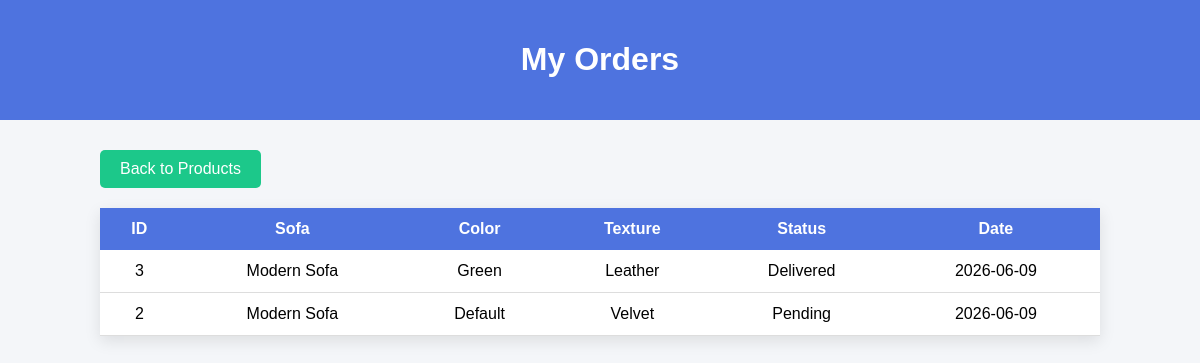
Screenshot of /my_orders.php (signed in) with the database file from the repository.
### tables this page shows
CREATE TABLE `orders` (
  `id` int(11) NOT NULL,
  `user_id` int(11) NOT NULL,
  `product_id` int(11) NOT NULL,
  `color` text NOT NULL,
  `texture` varchar(255) NOT NULL,
  `date` date NOT NULL DEFAULT current_timestamp(),
  `status` varchar(50) NOT NULL DEFAULT 'Pending'
);

CREATE TABLE `products` (
  `id` int(11) NOT NULL,
  `name` text NOT NULL,
  `description` varchar(255) NOT NULL,
  `price` int(50) NOT NULL,
  `image` varchar(255) NOT NULL
);

### my_orders.php (the view, shortened to what this page needs)
<?php
include("config/db.php");
$user_id = $_SESSION['user_id'];
$sql = "SELECT orders.*, products.name
        FROM orders
        INNER JOIN products
        ON orders.product_id = products.id
        WHERE orders.user_id='$user_id'
        ORDER BY orders.id DESC";
$result = mysqli_query($conn,$sql);
?>
<!DOCTYPE html>
<html>
<head>
</head>
<body>
<div class="header">
    <h1>My Orders</h1>
</div>
<div class="container">
<a href="index.php" class="back-btn">
    Back to Products
</a>
<table>
<tr>
    <th>ID</th>
    <th>Sofa</th>
    <th>Color</th>
    <th>Texture</th>
    <th>Status</th>
    <th>Date</th>
</tr>
<?php while($row=mysqli_fetch_assoc($result)) { ?>
<tr>
    <td><?php echo $row['id']; ?></td>
    <td><?php echo $row['name']; ?></td>
    <td><?php echo ucfirst($row['color']); ?></td>
    <td><?php echo ucfirst($row['texture']); ?></td>
    <td><?php echo $row['status']; ?></td>
    <td><?php echo $row['date']; ?></td>
</tr>
<?php } ?>
</table>
</div>
</body>
</html>

### my_orders.php (style rules this page uses)
body { font-family:Arial,sans-serif; background:#f4f6f9; margin:0; }
.header { background:#4e73df; color:white; text-align:center; padding:20px; }
.container { width:90%; max-width:1000px; margin:30px auto; }
table { width:100%; border-collapse:collapse; background:white; box-shadow:0 5px 15px rgba(0,0,0,0.1); }
th { background:#4e73df; color:white; padding:12px; }
td { padding:12px; border-bottom:1px solid #ddd; text-align:center; }
.back-btn { display:inline-block; margin-bottom:20px; padding:10px 20px; background:#1cc88a; color:white; text-decoration:none; border-radius:5px; }

### rows the page displays
orders: id "3", product.name "Modern Sofa", color "Green", texture "Leather", status "Delivered", date "2026-06-09"
orders: id "2", product.name "Modern Sofa", color "Default", texture "Velvet", status "Pending", date "2026-06-09"
